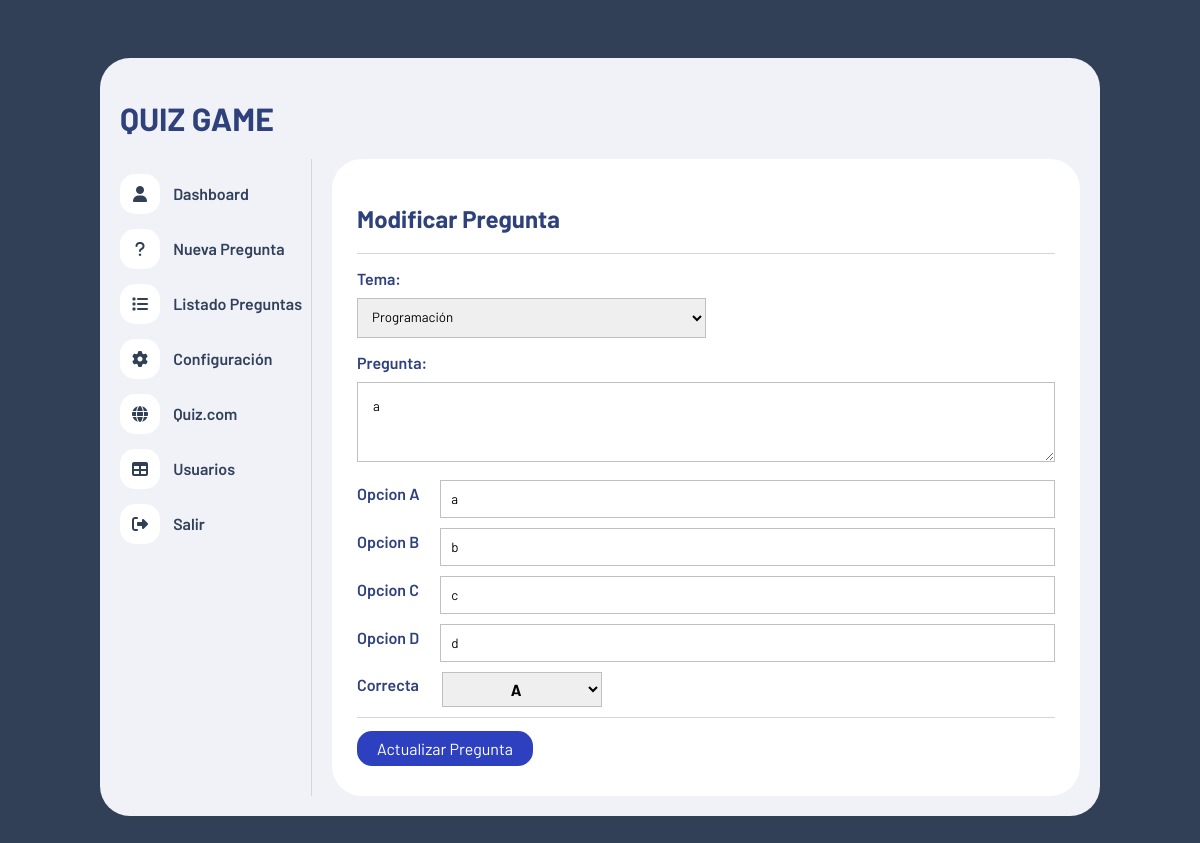
Screenshot of /editarpregunta.php?idPregunta=3 (signed in) with the database file from the repository.
### tables this page shows
CREATE TABLE `preguntas` (
  `id` int(11) NOT NULL,
  `tema` int(11) NOT NULL,
  `pregunta` text NOT NULL,
  `opcion_a` text NOT NULL,
  `opcion_b` text NOT NULL,
  `opcion_c` text NOT NULL,
  `opcion_d` text NOT NULL,
  `correcta` varchar(1) NOT NULL
);

### funciones/funciones.php (called while the page is built, shortened)
<?php
function obetenerTodosLosTemas(){
    include("conexion.php");
    $query = "SELECT * FROM temas";
    $result = mysqli_query($conn, $query);
    return $result;
}
function obtenerPreguntaPorId($id){
    include("conexion.php");
    $query = "SELECT * FROM preguntas WHERE id = $id";
    $result = mysqli_query($conn, $query);
    $pregunta = mysqli_fetch_array($result);
    return $pregunta;
}

### editarpregunta.php (the view, shortened to what this page needs)
<?php
include("./funciones/funciones.php");
$id = $_GET['idPregunta'];
$pregunta = obtenerPreguntaPorId($id);
$resltado_temas = obetenerTodosLosTemas();
?>
<!DOCTYPE html>
<html lang="es">
<head>
    <link rel="stylesheet" href="https://cdnjs.cloudflare.com/ajax/libs/font-awesome/6.1.1/css/all.min.css" />
    <link rel="stylesheet" href="./css/estilo.css">
</head>
<body>
    <div class="contenedor">
        <header>
            <h1>QUIZ GAME</h1>
        </header>
        <div class="contenedor-info">
            <?php include("nav.php") ?>
            <div class="panel">
                <h2>Modificar Pregunta</h2>
                <hr>
                <section id="nuevaPregunta">
                    <form action="<?php echo $_SERVER['PHP_SELF'] ?>" method="get">
                        <div class="fila">
                            <label for="">Tema: </label>
                            <select name="tema" id="tema">
                                <?php while ($row = mysqli_fetch_assoc($resltado_temas)) : ?>
                                    <?php if ($row['id'] == $pregunta['tema']) : ?>
                                    <option value="<?php echo $row['id'] ?>" selected>
                                        <?php echo $row['nombre'] ?>
                                    </option>
                                <?php else : ?>
                                    <option value="<?php echo $row['id'] ?>">
                                        <?php echo $row['nombre'] ?>
                                    </option>
                                <?php endif ?>
                                <?php endwhile ?>
                            </select>
                        </div>
                        <div class="fila">
                            <label for="">Pregunta:</label>
                            <textarea name="pregunta" id="" cols="30" rows="10" reqired><?php echo $pregunta['pregunta']?></textarea>
                        </div>
                        <div class="opciones">
                            <div class="opcion">
                                <label for="">Opcion A</label>
                                <input type="text" name="opcion_a" id="" value = "<?php echo $pregunta['opcion_a']?>"required>
                            </div>
                            <div class="opcion">
                                <label for="">Opcion B</label>
                                <input type="text" name="opcion_b" value ="<?php echo $pregunta['opcion_b']?>"required>
                            </div>
                            <div class="opcion">
                                <label for="">Opcion C</label>
                                <input type="text" name="opcion_c" required value="<?php echo $pregunta['opcion_c']?>">
                            </div>
                            <div class="opcion">
                                <label for="">Opcion D</label>
                                <input type="text" name="opcion_d" required value="<?php echo $pregunta['opcion_d']?>">
                            </div>
                        </div>
                        <div class="opcion">
                            <label for="">Correcta</label>
                            <select name=" correcta " id="" class="correcta">
                                <option value="A" <?php if($pregunta['correcta']=='A'){ echo "selected";}?>>A</option>
                            </select>
                        </div>
                        <hr>
                        <input type="submit" value="Actualizar Pregunta" name="actualizar" class="btn-guardar">
                    </form>
                </section>
            </div>
        </div>
    </div>
</body>
</html>

### css/estilo.css (style rules this page uses)
* { box-sizing: border-box; font-family: 'Barlow'; }
body { background-color: #314056; padding: 50px; color: #2e417b; }
hr { border: none; border-bottom: 1px solid #d6d6d6; }
.contenedor { max-width: 1000px; width: 100%; margin: auto; background-color: #f1f2f8; padding: 20px; border-radius: 30px; }
.contenedor .contenedor-info { display: flex; }
.contenedor .contenedor-info .panel { background-color: #fff; width: 100%; border-radius: 30px; margin-left: 20px; padding: 25px; }
#nuevaPregunta .fila { margin: 15px 0; }
#nuevaPregunta label { display: block; font-size: 16px; font-weight: 600; margin-bottom: 10px; }
#nuevaPregunta #tema { width: 50%; padding: 10px; border: 1px solid #c0c0c0; }
#nuevaPregunta textarea { width: 100%; border: 1px solid #c0c0c0; padding: 15px; max-height: 80px; }
#nuevaPregunta .opcion { display: flex; align-items: center; margin-bottom: 10px; }
#nuevaPregunta .opcion label { width: 10%; display: inline; }
#nuevaPregunta .opcion input { width: 90%; padding: 10px; margin-left: 15px; border: 1px solid #c0c0c0; }
#nuevaPregunta .correcta { width: 23%; padding: 6px; border: 1px solid #c0c0c0; margin-left: 15px; text-align: center; font-weight: bold; font-size: 16px; }
#nuevaPregunta .btn-guardar { background: #2d40bf; font-size: 16px; color: #fff; border: none; padding: 8px 20px; border-radius: 15px; margin: 5px 0; transition: .5s; cursor: pointer; }

### rows the page displays
preguntas: pregunta "a", opcion_a "a", opcion_b "b", opcion_c "c", opcion_d "d", correcta "A"

### other values shown
form field tema "Programación"
